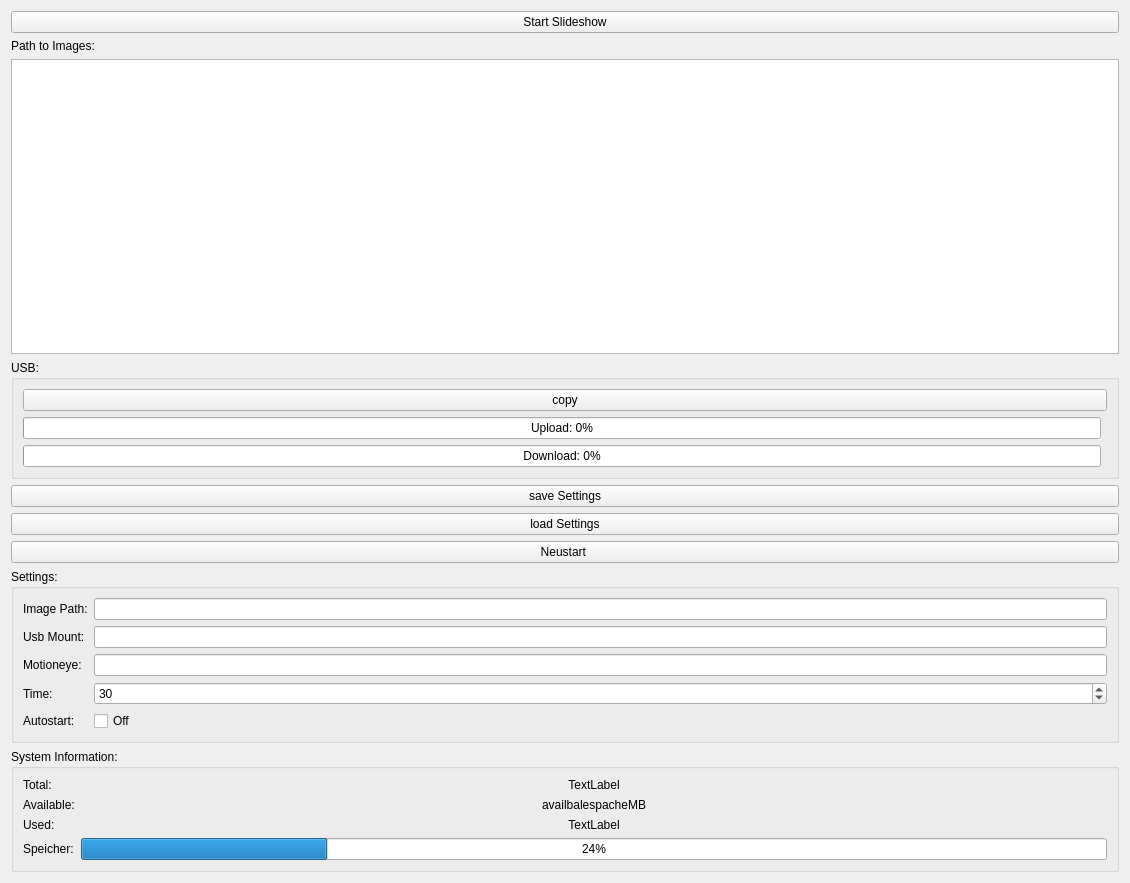
<?xml version="1.0" encoding="UTF-8"?>
<ui version="4.0">
 <class>mainWidget</class>
 <widget class="QWidget" name="mainWidget">
  <property name="geometry">
   <rect>
    <x>0</x>
    <y>0</y>
    <width>1130</width>
    <height>883</height>
   </rect>
  </property>
  <property name="sizePolicy">
   <sizepolicy hsizetype="Expanding" vsizetype="Expanding">
    <horstretch>0</horstretch>
    <verstretch>0</verstretch>
   </sizepolicy>
  </property>
  <property name="windowTitle">
   <string>vision</string>
  </property>
  <layout class="QVBoxLayout" name="verticalLayout">
   <item>
    <widget class="QPushButton" name="pushButton_StartSlideshow">
     <property name="text">
      <string>Start Slideshow</string>
     </property>
    </widget>
   </item>
   <item>
    <widget class="QLabel" name="imagePath">
     <property name="text">
      <string>Path to Images:</string>
     </property>
    </widget>
   </item>
   <item>
    <widget class="QTreeView" name="imageView"/>
   </item>
   <item>
    <widget class="QGroupBox" name="groupBoxUSB">
     <property name="title">
      <string>USB:</string>
     </property>
     <layout class="QGridLayout" name="gridLayout_2">
      <item row="3" column="0">
       <widget class="QProgressBar" name="progressBarUSB_Images">
        <property name="value">
         <number>0</number>
        </property>
        <property name="format">
         <string>Download: %p%</string>
        </property>
       </widget>
      </item>
      <item row="0" column="0" rowspan="2" colspan="2">
       <widget class="QPushButton" name="copyUSBBtn">
        <property name="text">
         <string>copy</string>
        </property>
       </widget>
      </item>
      <item row="2" column="0">
       <widget class="QProgressBar" name="progressBarUSB_MotionEye">
        <property name="value">
         <number>0</number>
        </property>
        <property name="format">
         <string>Upload: %p%</string>
        </property>
       </widget>
      </item>
     </layout>
    </widget>
   </item>
   <item>
    <widget class="QPushButton" name="pushButton_SaveSettings">
     <property name="text">
      <string>save Settings</string>
     </property>
    </widget>
   </item>
   <item>
    <widget class="QPushButton" name="pushButton_LoadSettings">
     <property name="text">
      <string>load Settings</string>
     </property>
    </widget>
   </item>
   <item>
    <widget class="QPushButton" name="pushButton_Restart">
     <property name="text">
      <string>Neustart </string>
     </property>
    </widget>
   </item>
   <item>
    <widget class="QGroupBox" name="groupBoxSettings">
     <property name="title">
      <string>Settings:</string>
     </property>
     <layout class="QGridLayout" name="gridLayout_4">
      <item row="0" column="1">
       <widget class="QLineEdit" name="editImagePath"/>
      </item>
      <item row="4" column="0">
       <widget class="QLabel" name="label_9">
        <property name="text">
         <string>Autostart:</string>
        </property>
       </widget>
      </item>
      <item row="1" column="0">
       <widget class="QLabel" name="label_7">
        <property name="text">
         <string>Usb Mount:</string>
        </property>
       </widget>
      </item>
      <item row="4" column="1">
       <widget class="QCheckBox" name="checkBoxAutostart">
        <property name="text">
         <string>Off</string>
        </property>
       </widget>
      </item>
      <item row="0" column="0">
       <widget class="QLabel" name="label_6">
        <property name="text">
         <string>Image Path:</string>
        </property>
       </widget>
      </item>
      <item row="3" column="0">
       <widget class="QLabel" name="label_8">
        <property name="text">
         <string>Time:</string>
        </property>
       </widget>
      </item>
      <item row="1" column="1">
       <widget class="QLineEdit" name="editUsbMount"/>
      </item>
      <item row="3" column="1">
       <widget class="QSpinBox" name="spinBoxTimeImage">
        <property name="suffix">
         <string extracomment="sec"/>
        </property>
        <property name="minimum">
         <number>1</number>
        </property>
        <property name="maximum">
         <number>300</number>
        </property>
        <property name="value">
         <number>30</number>
        </property>
       </widget>
      </item>
      <item row="2" column="0">
       <widget class="QLabel" name="label_10">
        <property name="text">
         <string>Motioneye:</string>
        </property>
       </widget>
      </item>
      <item row="2" column="1">
       <widget class="QLineEdit" name="editMotioneye"/>
      </item>
     </layout>
    </widget>
   </item>
   <item>
    <widget class="QGroupBox" name="groupBoxSystemInfo">
     <property name="title">
      <string>System Information:</string>
     </property>
     <layout class="QGridLayout" name="gridLayout">
      <item row="2" column="0">
       <widget class="QLabel" name="label_3">
        <property name="text">
         <string>Used:</string>
        </property>
       </widget>
      </item>
      <item row="2" column="1">
       <widget class="QLabel" name="usedspaceMB">
        <property name="text">
         <string>TextLabel</string>
        </property>
        <property name="alignment">
         <set>Qt::AlignCenter</set>
        </property>
       </widget>
      </item>
      <item row="3" column="0">
       <widget class="QLabel" name="label">
        <property name="text">
         <string>Speicher:</string>
        </property>
       </widget>
      </item>
      <item row="1" column="1">
       <widget class="QLabel" name="availablespaceMB">
        <property name="layoutDirection">
         <enum>Qt::RightToLeft</enum>
        </property>
        <property name="text">
         <string>availbalespacheMB</string>
        </property>
        <property name="alignment">
         <set>Qt::AlignCenter</set>
        </property>
       </widget>
      </item>
      <item row="1" column="0">
       <widget class="QLabel" name="label_2">
        <property name="text">
         <string>Available:</string>
        </property>
       </widget>
      </item>
      <item row="3" column="1">
       <widget class="QProgressBar" name="availablespace">
        <property name="sizePolicy">
         <sizepolicy hsizetype="Expanding" vsizetype="Preferred">
          <horstretch>0</horstretch>
          <verstretch>0</verstretch>
         </sizepolicy>
        </property>
        <property name="value">
         <number>24</number>
        </property>
        <property name="alignment">
         <set>Qt::AlignCenter</set>
        </property>
        <property name="format">
         <string>%p%</string>
        </property>
       </widget>
      </item>
      <item row="0" column="0">
       <widget class="QLabel" name="label_4">
        <property name="text">
         <string>Total:</string>
        </property>
       </widget>
      </item>
      <item row="0" column="1">
       <widget class="QLabel" name="totalspaceMB">
        <property name="text">
         <string>TextLabel</string>
        </property>
        <property name="alignment">
         <set>Qt::AlignCenter</set>
        </property>
       </widget>
      </item>
     </layout>
    </widget>
   </item>
  </layout>
 </widget>
 <resources/>
 <connections/>
</ui>
